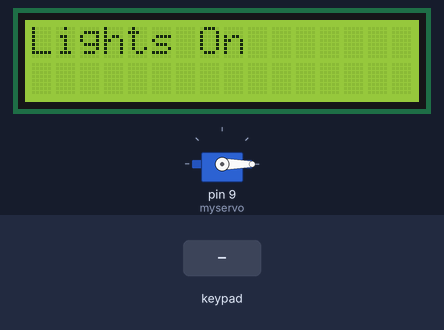
The sketch below on a simulated Arduino Uno, built with avr-gcc and run on an emulated ATmega328P. Parts: 16×2 character LCD, servo. The inputs (shaded band) are chosen by the test bench. What the sketch prints to the serial monitor is not drawn.

Above: at 1.3 s.
1.4 s: key 'B' pressed
At 2.9 s:
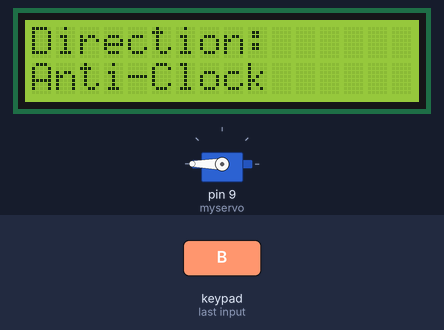
3.8 s: keypad keys 1 0 1 1 1 2 1 3 A pressed 0.4 s apart
At 5.1 s:
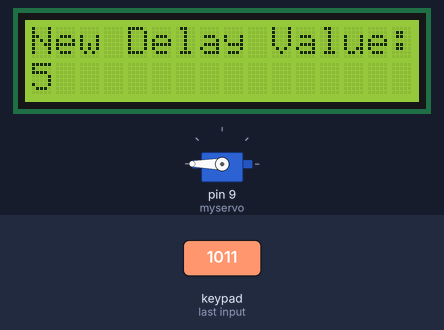
8.9 s: key 'D' pressed
At 10.4 s:
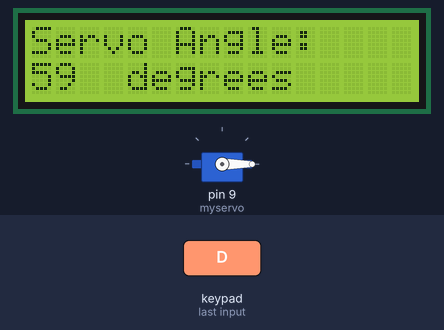
11.3 s: keypad keys 4 5 6 7 pressed 0.4 s apart
At 13.1 s:
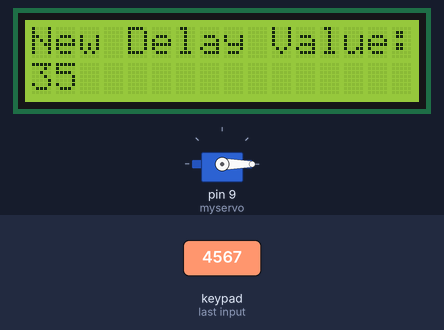
14.4 s: key '+' pressed
At 15.6 s:
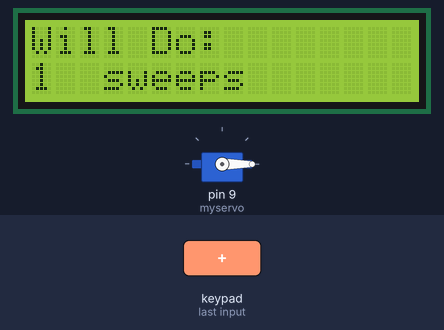
15.9 s: key 'C' pressed
At 16.11 s:
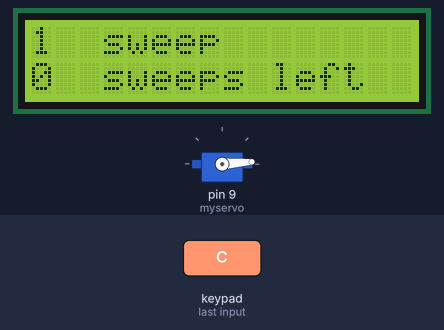
Timing chart, 0 to 19.4 s (numbered marks = the images above; inputs shaded):
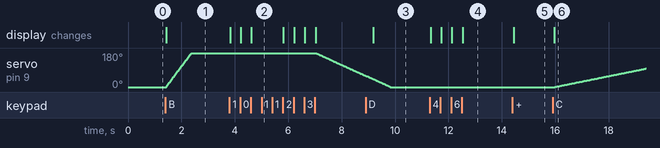

The sketch:

Arduino_Motor_Control.ino
```cpp
#include <IRremote.h>
#include <Wire.h>
#include <LiquidCrystal_I2C.h>

#define IR_RECEIVE_PIN 8
#include <Servo.h>
#include <Keypad.h>

// LCD Control Section
LiquidCrystal_I2C lcd(0x27, 16, 2);

// Keyboard Control Section
const byte ROWS = 4; //four rows
const byte COLS = 4; //four columns
//define the cymbols on the buttons of the keypads
char hexaKeys[ROWS][COLS] = {
  {'1','2','3','A'},
  {'4','5','6','B'},
  {'7','8','9','C'},
  {'+','0','-','D'}
};
byte rowPins[ROWS] = {10, 11, 12, 13}; //connect to the row pinouts of the keypad
byte colPins[COLS] = {4, 5, 6, 7}; //connect to the column pinouts of the keypad
Keypad customKeypad = Keypad( makeKeymap(hexaKeys), rowPins, colPins, ROWS, COLS);

// Servo Control Section
Servo myservo;
int pos = 0;
bool Clockwise, counterClockwise;
int delayValue = 5;
int maxcounts = 0;


void setup() {

  // SETUP LCD
  lcd.init();

  // SETUP SERIAL PORT
  Serial.begin(9600);

  // CONFIGURE LCD
  lcd.begin(16,2);
  lcd.backlight();
  lcd.clear();
  lcd.setCursor (0,0);
  lcd.print("Lights On");

  // SETUP SERVO MOTOR
  myservo.attach(9);

}


void loop() {
  char customKey = customKeypad.getKey();

  if (customKey){
    Serial.println(customKey);
  }


  KeypadControl(customKey);

  if (Clockwise && (pos != 0))  {
    pos--;
  }
  if (counterClockwise && (pos != 180))  {
    pos++;
  }

  myservo.write(pos);
  delay(delayValue);
}

void KeypadControl(char pressedKey){
  // Makes the Servo sweep in one direction
      if (pressedKey == 'A'){
      Clockwise = !Clockwise;
      counterClockwise = false;
      lcd.clear();
      lcd.setCursor (0,0);
      lcd.print("Direction:");
      lcd.setCursor (0,1);
      lcd.print("Clock");
    }

  // makes the Servo sweep in the opposite direction
    if (pressedKey == 'B'){
      counterClockwise = !counterClockwise;
      Clockwise = false;
      lcd.clear();
      lcd.setCursor (0,0);
      lcd.print("Direction:");
      lcd.setCursor (0,1);
      lcd.print("Anti-Clock");
    }

    // Change servo rotation speed
    if ((pressedKey == '1')||(pressedKey == '2')||(pressedKey == '3')||(pressedKey == '4')||(pressedKey == '5')||(pressedKey == '6')||(pressedKey == '7')||(pressedKey == '8')||(pressedKey == '9')){
      int temp;
      temp=pressedKey-'0';
      delayValue = temp*5;
      lcd.clear();
      lcd.setCursor (0,0);
      lcd.print("New Delay Value:");
      lcd.setCursor (0,1);
      lcd.print(delayValue);
    }

    // increase number of automatic swipes
    if ((pressedKey == '+')){
      maxcounts++;
      if(12<maxcounts){
        maxcounts=0;
      }
      lcd.clear();
      lcd.setCursor (0,0);
      lcd.print("Will Do:");
      lcd.setCursor (0,1);
      lcd.print(maxcounts);
      lcd.setCursor (3,1);
      lcd.print("sweeps");
    }

    // Set number of swipes to zero
    if ((pressedKey == '0')){
      maxcounts=0;
      lcd.clear();
      lcd.setCursor (0,0);
      lcd.print("Will Do:");
      lcd.setCursor (0,1);
      lcd.print(maxcounts);
      lcd.setCursor (3,1);
      lcd.print("sweeps");
    }

    // Decrease number of automatic Sweeps
    if((pressedKey=='-')){
      if(maxcounts>0){
        maxcounts--;
      }
      lcd.clear();
      lcd.setCursor (0,0);
      lcd.print("Will Do:");
      lcd.setCursor (0,1);
      lcd.print(maxcounts);
      lcd.setCursor (3,1);
      lcd.print("sweeps");
    }

    // perform automatic Sweeps
    if((pressedKey == 'C')&&(maxcounts>0)){
    servoAutomatic();
    }
    if((pressedKey == 'D')){
      lcd.clear();
      lcd.setCursor (0,0);
      lcd.print("Servo Angle:");
      lcd.setCursor (0,1);
      lcd.print(pos);
      lcd.setCursor (4,1);
      lcd.print("degrees");
    }

}

void servoAutomatic() {
int counts = 0;
do{
  lcd.clear();
  lcd.setCursor (0,0);
  lcd.print(counts+1);
  lcd.setCursor (3,0);
  lcd.print("sweep");
  lcd.setCursor (0,1);
  lcd.print(maxcounts-counts-1);
  lcd.setCursor (3,1);
  lcd.print("sweeps left");

  for (pos = 0; pos <= 180; pos += 1) {
    // in steps of 1 degree
    myservo.write(pos);
    delay(delayValue);
  }
  for (pos = 180; pos >= 0; pos -= 1) {
    myservo.write(pos);
    delay(delayValue);
  }

  counts++;
}
while(counts<maxcounts);
}
```

Measured:
- after the input at 1.4 s, servo on pin 9 (myservo): moves from 0° to 180° over 0.95 s, starting at once; the display: changes at once (image 1)
- after the input at 3.8 s, servo on pin 9 (myservo): moves from 180° to 59° over 1.9 s, starting after 3.2 s; the display: changes at once (image 2)
- after the input at 8.9 s, the display: changes after 0.29 s (image 3)
- after the input at 11.3 s, the display: first changes at once (image 4 shows a later state)
- after the input at 14.4 s, the display: changes at once (image 5)
- after the input at 15.9 s, servo on pin 9 (myservo): moves from 0° to 98° over 3.4 s, starting after 0.09 s; the display: changes after 0.06 s (image 6)
